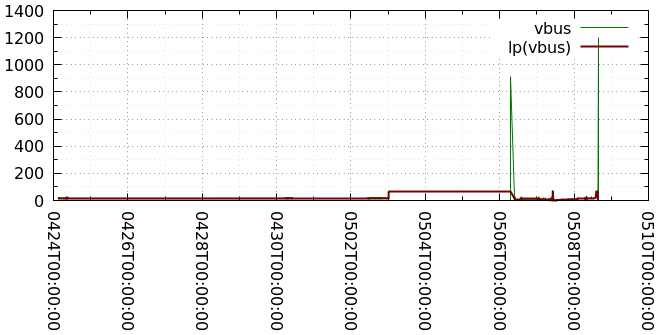

Recreate this plot in gnuplot.
load 'vbat_common.gnuplot'

set output 'vbat_24h.png_'
plot 'vbat_24h.csv' u 1:2 title 'vbus'     w line ls 1, \
     ''             u 1:3 title 'lp(vbus)' w line ls 2